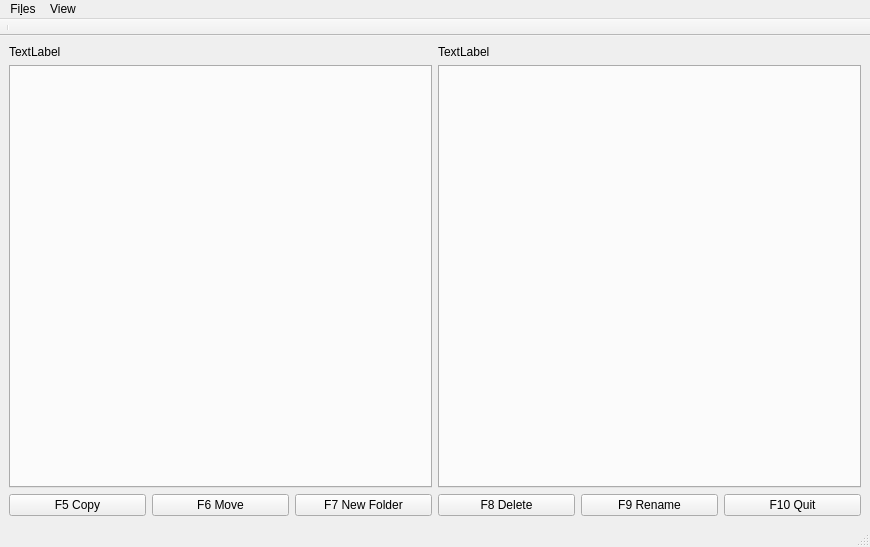
<?xml version="1.0" encoding="UTF-8"?>
<ui version="4.0">
 <class>MainWindow</class>
 <widget class="QMainWindow" name="MainWindow">
  <property name="geometry">
   <rect>
    <x>0</x>
    <y>0</y>
    <width>870</width>
    <height>547</height>
   </rect>
  </property>
  <property name="sizePolicy">
   <sizepolicy hsizetype="Maximum" vsizetype="Preferred">
    <horstretch>0</horstretch>
    <verstretch>0</verstretch>
   </sizepolicy>
  </property>
  <property name="minimumSize">
   <size>
    <width>595</width>
    <height>295</height>
   </size>
  </property>
  <property name="windowTitle">
   <string>MainWindow</string>
  </property>
  <property name="windowIcon">
   <iconset resource="Resources/resource.qrc">
    <normaloff>:/icons/icons/icon.ico</normaloff>:/icons/icons/icon.ico</iconset>
  </property>
  <widget class="QWidget" name="centralwidget">
   <layout class="QGridLayout" name="gridLayout">
    <item row="0" column="1">
     <widget class="QLabel" name="rightLabel">
      <property name="autoFillBackground">
       <bool>true</bool>
      </property>
      <property name="lineWidth">
       <number>1</number>
      </property>
      <property name="text">
       <string>TextLabel</string>
      </property>
      <property name="textFormat">
       <enum>Qt::PlainText</enum>
      </property>
      <property name="alignment">
       <set>Qt::AlignBottom|Qt::AlignLeading|Qt::AlignLeft</set>
      </property>
      <property name="wordWrap">
       <bool>true</bool>
      </property>
     </widget>
    </item>
    <item row="1" column="0">
     <widget class="FileTabSelector" name="leftTabWidget">
      <property name="focusPolicy">
       <enum>Qt::NoFocus</enum>
      </property>
      <property name="acceptDrops">
       <bool>true</bool>
      </property>
      <property name="accessibleDescription">
       <string>Left</string>
      </property>
      <property name="currentIndex">
       <number>-1</number>
      </property>
      <property name="tabsClosable">
       <bool>true</bool>
      </property>
      <property name="movable">
       <bool>true</bool>
      </property>
     </widget>
    </item>
    <item row="2" column="0" colspan="2">
     <layout class="QHBoxLayout" name="buttons">
      <item>
       <widget class="QPushButton" name="F5">
        <property name="focusPolicy">
         <enum>Qt::NoFocus</enum>
        </property>
        <property name="text">
         <string>F5 Copy</string>
        </property>
       </widget>
      </item>
      <item>
       <widget class="QPushButton" name="F6">
        <property name="focusPolicy">
         <enum>Qt::NoFocus</enum>
        </property>
        <property name="text">
         <string>F6 Move</string>
        </property>
       </widget>
      </item>
      <item>
       <widget class="QPushButton" name="F7">
        <property name="focusPolicy">
         <enum>Qt::NoFocus</enum>
        </property>
        <property name="text">
         <string>F7 New Folder</string>
        </property>
       </widget>
      </item>
      <item>
       <widget class="QPushButton" name="F8">
        <property name="focusPolicy">
         <enum>Qt::NoFocus</enum>
        </property>
        <property name="text">
         <string>F8 Delete</string>
        </property>
       </widget>
      </item>
      <item>
       <widget class="QPushButton" name="F9">
        <property name="text">
         <string>F9 Rename</string>
        </property>
       </widget>
      </item>
      <item>
       <widget class="QPushButton" name="F10">
        <property name="focusPolicy">
         <enum>Qt::NoFocus</enum>
        </property>
        <property name="text">
         <string>F10 Quit</string>
        </property>
       </widget>
      </item>
     </layout>
    </item>
    <item row="0" column="0">
     <widget class="QLabel" name="leftLabel">
      <property name="autoFillBackground">
       <bool>true</bool>
      </property>
      <property name="lineWidth">
       <number>1</number>
      </property>
      <property name="text">
       <string>TextLabel</string>
      </property>
      <property name="textFormat">
       <enum>Qt::PlainText</enum>
      </property>
      <property name="alignment">
       <set>Qt::AlignBottom|Qt::AlignLeading|Qt::AlignLeft</set>
      </property>
      <property name="wordWrap">
       <bool>true</bool>
      </property>
     </widget>
    </item>
    <item row="1" column="1">
     <widget class="FileTabSelector" name="rightTabWidget">
      <property name="focusPolicy">
       <enum>Qt::NoFocus</enum>
      </property>
      <property name="acceptDrops">
       <bool>true</bool>
      </property>
      <property name="accessibleDescription">
       <string>Right</string>
      </property>
      <property name="tabShape">
       <enum>QTabWidget::Rounded</enum>
      </property>
      <property name="currentIndex">
       <number>-1</number>
      </property>
      <property name="documentMode">
       <bool>false</bool>
      </property>
      <property name="tabsClosable">
       <bool>true</bool>
      </property>
      <property name="movable">
       <bool>true</bool>
      </property>
     </widget>
    </item>
   </layout>
  </widget>
  <widget class="QMenuBar" name="menubar">
   <property name="geometry">
    <rect>
     <x>0</x>
     <y>0</y>
     <width>870</width>
     <height>26</height>
    </rect>
   </property>
   <widget class="QMenu" name="menuFiles">
    <property name="title">
     <string>Fi&amp;les</string>
    </property>
    <addaction name="action_new_file"/>
    <addaction name="action_new_directory"/>
    <addaction name="actionExit"/>
   </widget>
   <widget class="QMenu" name="menuView">
    <property name="title">
     <string>View</string>
    </property>
    <addaction name="action_show_hidden_files"/>
   </widget>
   <addaction name="menuFiles"/>
   <addaction name="menuView"/>
  </widget>
  <widget class="QStatusBar" name="statusbar"/>
  <widget class="QuickAccessBar" name="quickBar">
   <property name="sizePolicy">
    <sizepolicy hsizetype="Maximum" vsizetype="Fixed">
     <horstretch>0</horstretch>
     <verstretch>0</verstretch>
    </sizepolicy>
   </property>
   <property name="movable">
    <bool>false</bool>
   </property>
   <property name="floatable">
    <bool>false</bool>
   </property>
   <attribute name="toolBarArea">
    <enum>TopToolBarArea</enum>
   </attribute>
   <attribute name="toolBarBreak">
    <bool>false</bool>
   </attribute>
   <addaction name="separator"/>
  </widget>
  <action name="actionRename">
   <property name="text">
    <string>&amp;Rename</string>
   </property>
  </action>
  <action name="actionDelete_selected">
   <property name="text">
    <string>&amp;Delete selected</string>
   </property>
  </action>
  <action name="actionCut">
   <property name="text">
    <string>&amp;Cut </string>
   </property>
  </action>
  <action name="actionCopy">
   <property name="text">
    <string>C&amp;opy </string>
   </property>
  </action>
  <action name="actionPaste">
   <property name="text">
    <string>&amp;Paste</string>
   </property>
  </action>
  <action name="actionCopy_selected">
   <property name="text">
    <string>Cop&amp;y selected</string>
   </property>
  </action>
  <action name="actionMove_selected">
   <property name="text">
    <string>&amp;Move selected</string>
   </property>
  </action>
  <action name="action_show_hidden_files">
   <property name="checkable">
    <bool>true</bool>
   </property>
   <property name="checked">
    <bool>true</bool>
   </property>
   <property name="enabled">
    <bool>true</bool>
   </property>
   <property name="text">
    <string>&amp;Show hidden files</string>
   </property>
  </action>
  <action name="action_new_file">
   <property name="text">
    <string>New file</string>
   </property>
  </action>
  <action name="action_new_directory">
   <property name="text">
    <string>New folder</string>
   </property>
  </action>
  <action name="actionExit">
   <property name="text">
    <string>Exit</string>
   </property>
   <property name="shortcut">
    <string>Ctrl+Q</string>
   </property>
  </action>
 </widget>
 <customwidgets>
  <customwidget>
   <class>FileTabSelector</class>
   <extends>QTabWidget</extends>
   <header>FileTabSelector.hpp</header>
   <container>1</container>
  </customwidget>
  <customwidget>
   <class>QuickAccessBar</class>
   <extends>QToolBar</extends>
   <header>QuickAccessBar.hpp</header>
  </customwidget>
 </customwidgets>
 <resources>
  <include location="Resources/resource.qrc"/>
  <include location="Resources/resource.qrc"/>
 </resources>
 <connections/>
</ui>
